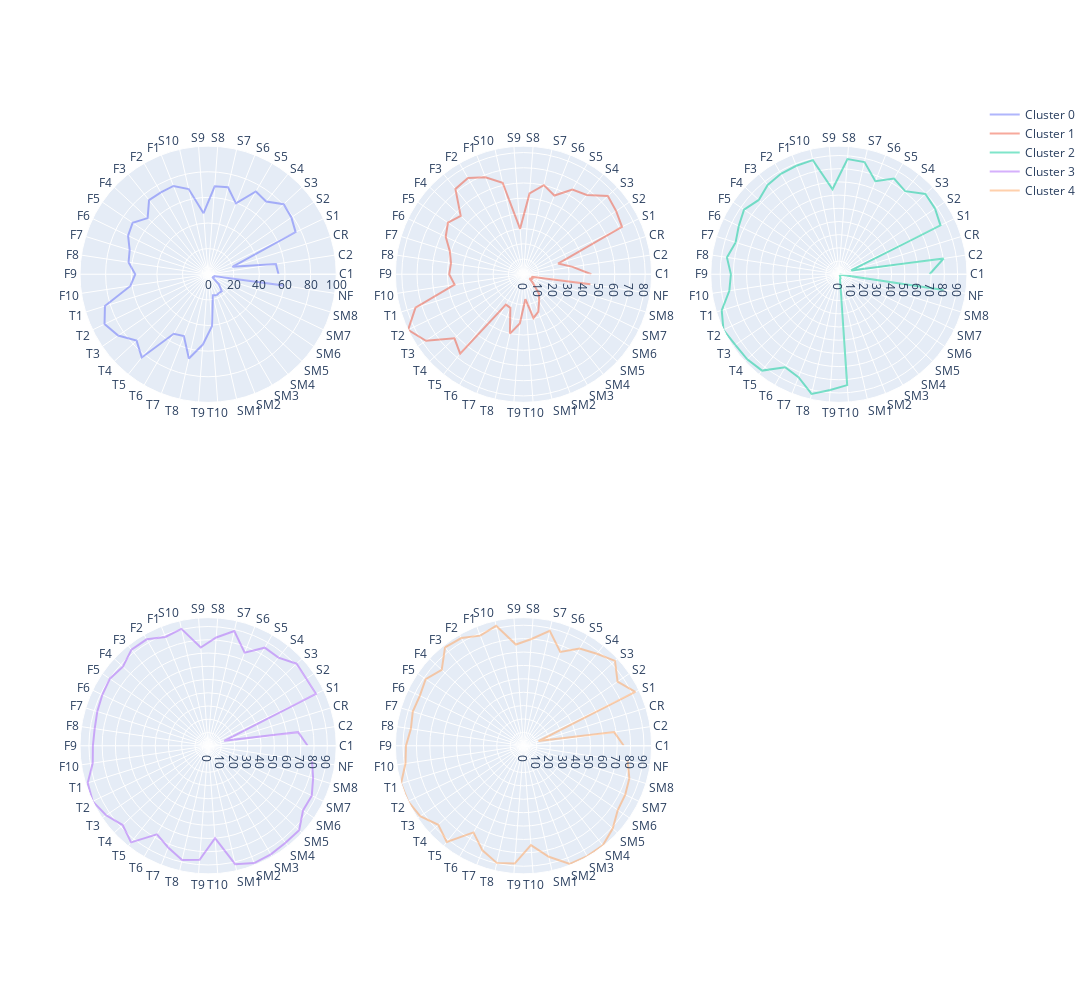

The notebook cell saved with this chart:
### Code cell
import plotly.graph_objects as go
from plotly.subplots import make_subplots

n= 3
db = df.drop(columns=['Carrera','Campus','Sem','Sexo','Apr'])
categories = df.drop(columns=['labels','Carrera','Campus','Sem','Sexo','Apr']).columns
fig = make_subplots(rows=n-1,cols=n,specs=[[{'type': 'polar'}]*n]*(n-1))

for i in range(len(clusters)):
    radio= db[db.labels ==i].drop(columns=['labels']).mean().values
    fig.add_trace(go.Scatterpolar(
          r= [*radio, radio[0]],
          theta=categories,
          #fill='toself',
            opacity=0.5,
          name=f'Cluster {i}'
    ),
        row=(i//n) +1, 
        col= (i%n) +1      )

fig.update_layout(
    autosize=False,
   width=1200,
   height=1000,
    showlegend=True,
    polar=dict(
    radialaxis=dict(
      visible=True,
      range=[0, 100]
    )),
)

fig.show()
fig.write_image('ClustersKMeans.png',)

### Figure 1 — Plotly figure (JSON) as saved in the notebook; plotly's stock layout.template omitted (floating-point values rounded to 4 significant figures)
{"data": [{"name": "Cluster 0", "opacity": 0.5, "r": [54.94, 53.48, 19.76, 75.77, 78.64, 80.44, 72.67, 74.57, 59.41, 69.6, 68.85, 47.75, 68.21, 74.05, 73.73, 73.94, 64.41, 71.31, 69.33, 64.08, 62.8, 56.88, 61.35, 84.27, 89.74, 84.99, 76.16, 83.08, 53.65, 51.79, 67.51, 55.04, 40.59, 16.79, 17.7, 16.85, 17.0, 11.52, 3.886, 5.556, 4.593, 59.41, 54.94], "subplot": "polar", "theta": ["C1", "C2", "CR", "S1", "S2", "S3", "S4", "S5", "S6", "S7", "S8", "S9", "S10", "F1", "F2", "F3", "F4", "F5", "F6", "F7", "F8", "F9", "F10", "T1", "T2", "T3", "T4", "T5", "T6", "T7", "T8", "T9", "T10", "SM1", "SM2", "SM3", "SM4", "SM5", "SM6", "SM7", "SM8", "NF"], "type": "scatterpolar"}, {"name": "Cluster 1", "opacity": 0.5, "r": [44.6, 32.62, 23.82, 71.87, 73.74, 75.63, 66.72, 64.3, 55.63, 60.09, 53.26, 29.95, 61.73, 68.54, 73.0, 71.78, 56.31, 60.12, 56.76, 50.65, 48.22, 48.85, 45.83, 74.31, 84.23, 77.63, 61.92, 66.81, 23.08, 23.71, 40.05, 32.44, 16.44, 29.47, 26.52, 20.55, 16.32, 8.365, 4.837, 6.907, 5.628, 44.46, 44.6], "subplot": "polar2", "theta": ["C1", "C2", "CR", "S1", "S2", "S3", "S4", "S5", "S6", "S7", "S8", "S9", "S10", "F1", "F2", "F3", "F4", "F5", "F6", "F7", "F8", "F9", "F10", "T1", "T2", "T3", "T4", "T5", "T6", "T7", "T8", "T9", "T10", "SM1", "SM2", "SM3", "SM4", "SM5", "SM6", "SM7", "SM8", "NF"], "type": "scatterpolar"}, {"name": "Cluster 2", "opacity": 0.5, "r": [68.75, 80.3, 9.734, 85.51, 88.25, 89.53, 80.56, 83.73, 75.78, 87.27, 87.54, 64.68, 88.73, 88.35, 87.94, 86.59, 82.86, 87.04, 84.24, 81.94, 85.84, 81.87, 84.0, 92.94, 97.14, 95.06, 94.77, 93.41, 81.46, 83.87, 93.02, 87.98, 84.3, 3.734, 3.461, 1.774, 2.11, 1.38, 2.013, 1.607, 0.6494, 80.28, 68.75], "subplot": "polar3", "theta": ["C1", "C2", "CR", "S1", "S2", "S3", "S4", "S5", "S6", "S7", "S8", "S9", "S10", "F1", "F2", "F3", "F4", "F5", "F6", "F7", "F8", "F9", "F10", "T1", "T2", "T3", "T4", "T5", "T6", "T7", "T8", "T9", "T10", "SM1", "SM2", "SM3", "SM4", "SM5", "SM6", "SM7", "SM8", "NF"], "type": "scatterpolar"}, {"name": "Cluster 3", "opacity": 0.5, "r": [75.16, 68.74, 12.67, 90.34, 89.79, 91.07, 85.13, 85.49, 75.48, 88.78, 81.99, 74.35, 90.54, 88.28, 92.79, 92.8, 87.74, 89.84, 88.66, 87.57, 86.61, 87.0, 88.11, 95.15, 96.73, 93.23, 88.01, 93.33, 77.27, 82.52, 88.47, 86.3, 70.02, 91.68, 95.17, 94.66, 93.69, 93.77, 86.71, 86.85, 82.96, 79.35, 75.16], "subplot": "polar4", "theta": ["C1", "C2", "CR", "S1", "S2", "S3", "S4", "S5", "S6", "S7", "S8", "S9", "S10", "F1", "F2", "F3", "F4", "F5", "F6", "F7", "F8", "F9", "F10", "T1", "T2", "T3", "T4", "T5", "T6", "T7", "T8", "T9", "T10", "SM1", "SM2", "SM3", "SM4", "SM5", "SM6", "SM7", "SM8", "NF"], "type": "scatterpolar"}, {"name": "Cluster 4", "opacity": 0.5, "r": [74.94, 68.48, 11.77, 92.69, 85.05, 93.26, 87.91, 83.86, 75.28, 88.01, 79.95, 75.86, 91.94, 88.38, 92.88, 94.03, 83.35, 88.46, 86.0, 86.56, 85.09, 87.79, 89.19, 95.72, 95.69, 93.42, 86.87, 91.92, 74.76, 83.97, 89.76, 88.26, 74.43, 85.06, 94.77, 95.18, 95.08, 90.91, 85.25, 84.37, 82.73, 78.76, 74.94], "subplot": "polar5", "theta": ["C1", "C2", "CR", "S1", "S2", "S3", "S4", "S5", "S6", "S7", "S8", "S9", "S10", "F1", "F2", "F3", "F4", "F5", "F6", "F7", "F8", "F9", "F10", "T1", "T2", "T3", "T4", "T5", "T6", "T7", "T8", "T9", "T10", "SM1", "SM2", "SM3", "SM4", "SM5", "SM6", "SM7", "SM8", "NF"], "type": "scatterpolar"}], "layout": {"autosize": false, "height": 1000, "polar": {"angularaxis": {"type": "category"}, "domain": {"x": [0, 0.2889], "y": [0.575, 1]}, "radialaxis": {"autorange": false, "range": [0, 100], "type": "linear", "visible": true}}, "polar2": {"angularaxis": {"type": "category"}, "domain": {"x": [0.3556, 0.6444], "y": [0.575, 1]}, "radialaxis": {"autorange": true, "range": [0, 84.23], "type": "linear"}}, "polar3": {"angularaxis": {"type": "category"}, "domain": {"x": [0.7111, 1], "y": [0.575, 1]}, "radialaxis": {"autorange": true, "range": [0, 97.14], "type": "linear"}}, "polar4": {"angularaxis": {"type": "category"}, "domain": {"x": [0, 0.2889], "y": [0, 0.425]}, "radialaxis": {"autorange": true, "range": [0, 96.73], "type": "linear"}}, "polar5": {"angularaxis": {"type": "category"}, "domain": {"x": [0.3556, 0.6444], "y": [0, 0.425]}, "radialaxis": {"autorange": true, "range": [0, 95.72], "type": "linear"}}, "polar6": {"domain": {"x": [0.7111, 1], "y": [0, 0.425]}}, "showlegend": true, "width": 1200}}
